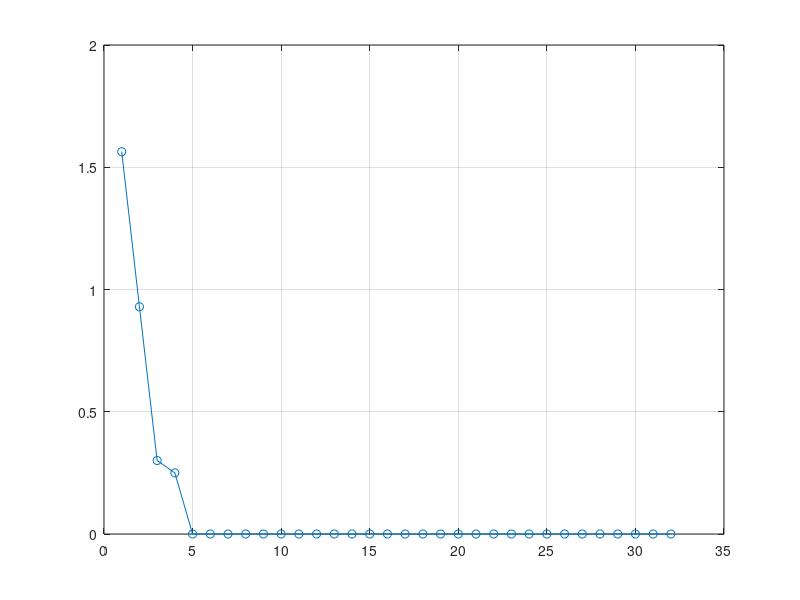
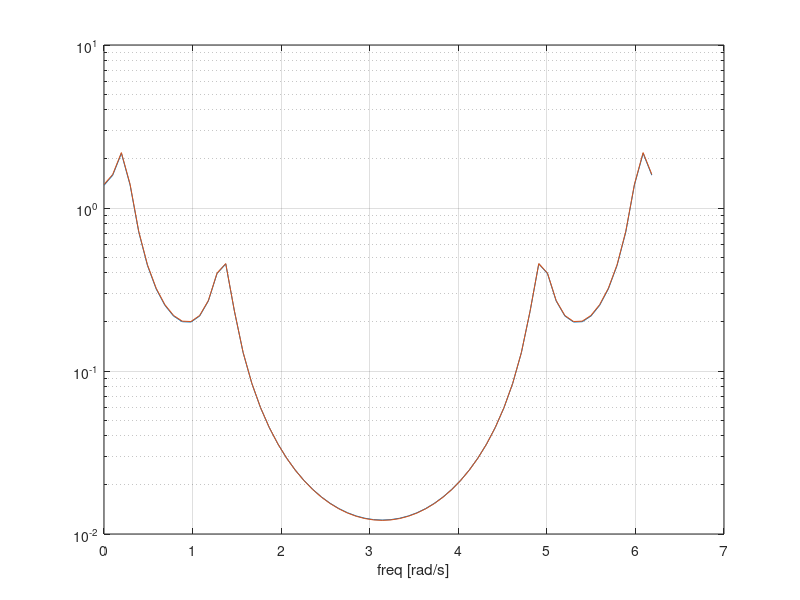

MATLAB code for these plots, in order:
close all; clear variables;
format compact

%%

N  = 64;
sigma = 0.0;
rng(15);

Ts = 1.0;
% G  = tf([0.1, 0], [1, -2.2, 2.42, -1.87, 0.7225], Ts);
A = [2.2    -1.21    0.935  -0.7225;
     2        0        0        0;
     0        1        0        0;
     0        0      0.5        0];
B = [0.25; 0; 0; 0];
C = [0, 0, 0.2, 0];
D = 0;
G = tf(ss(A,B,C,D,Ts));
H = tf([0.5, -0.5*0.9], [1, -0.25], Ts);

% Compute the frequency response on a uniform grid on the entire unit
% circle, since we will need to extend it anyway.
w  = 2*pi*(0:N-1)'/(N*Ts);
G0 = squeeze(freqresp(G, w));

% add noise
e     = sigma * randn(2*N,1);
v     = lsim(H, e);
ftv   = fft(v(N+1:end));

Gest  = G0 + ftv;

%%

hhat = real(ifft(Gest));
q    = floor(N/2)+1;
Hhat = hankel(hhat(1:q), hhat(q:end));

[U,S,V] = svd(Hhat);
figure(); plot(diag(S), "o-"); grid("on")
n_xhat = 4; % we know the true system has n_x=4 from ss(G).A
S1 = S(1:n_xhat,1:n_xhat);
U1 = U(:,1:n_xhat);
V1 = V(:,1:n_xhat);
disp(norm(U1*S1*V1' - Hhat))

J3 = [1 zeros(1,q-1)];
Chat = J3 * U1; % = U1(1,:);
J1 = [eye(q-1), zeros(q-1,1)];
J2 = [zeros(q-1,1), eye(q-1)];
Ahat = (J1*U1) \ (J2*U1);

%%
M = zeros(2*N,n_xhat+1);
b = zeros(2*N,1);
for i = 1:N
    c = Chat*inv(exp(1i*w(i))*eye(n_xhat) - Ahat);
    M(2*i-1,1:n_xhat) = real(c);
    M(2*i  ,1:n_xhat) = imag(c);
    M(2*i-1,n_xhat+1) = 1;
    b(2*i-1)          = real(Gest(i));
    b(2*i  )          = imag(Gest(i));
end

x = M \ b;
Bhat = x(1:n_xhat);
Dhat = x(n_xhat+1:end);

Ghat = tf(ss(Ahat, Bhat, Chat, Dhat, Ts));
% SYS = ss(G);

figure();
semilogy(w, abs(G0)); hold("on");
semilogy(w, abs(squeeze(freqresp(Ghat, w))));
grid();
xlabel("freq [rad/s]")
